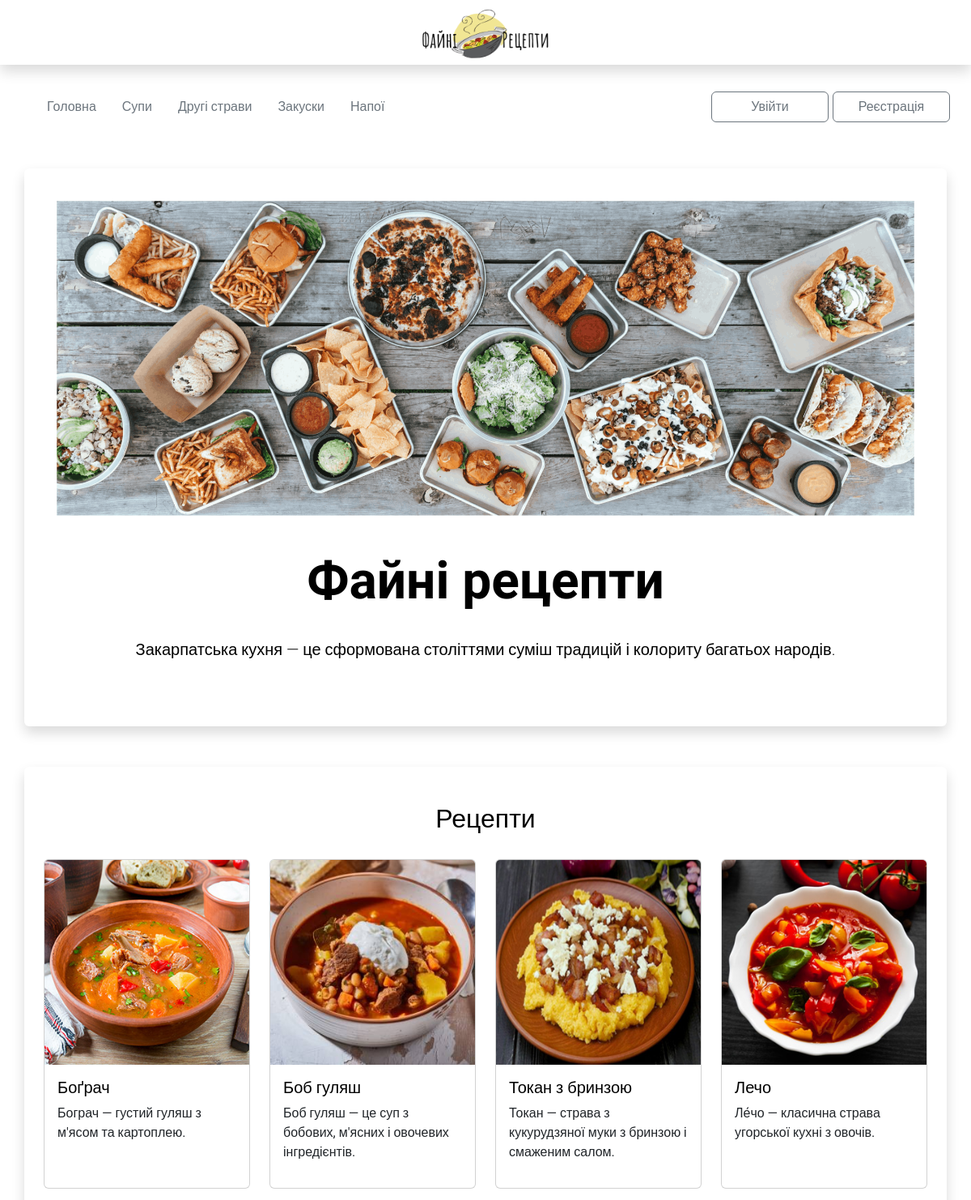
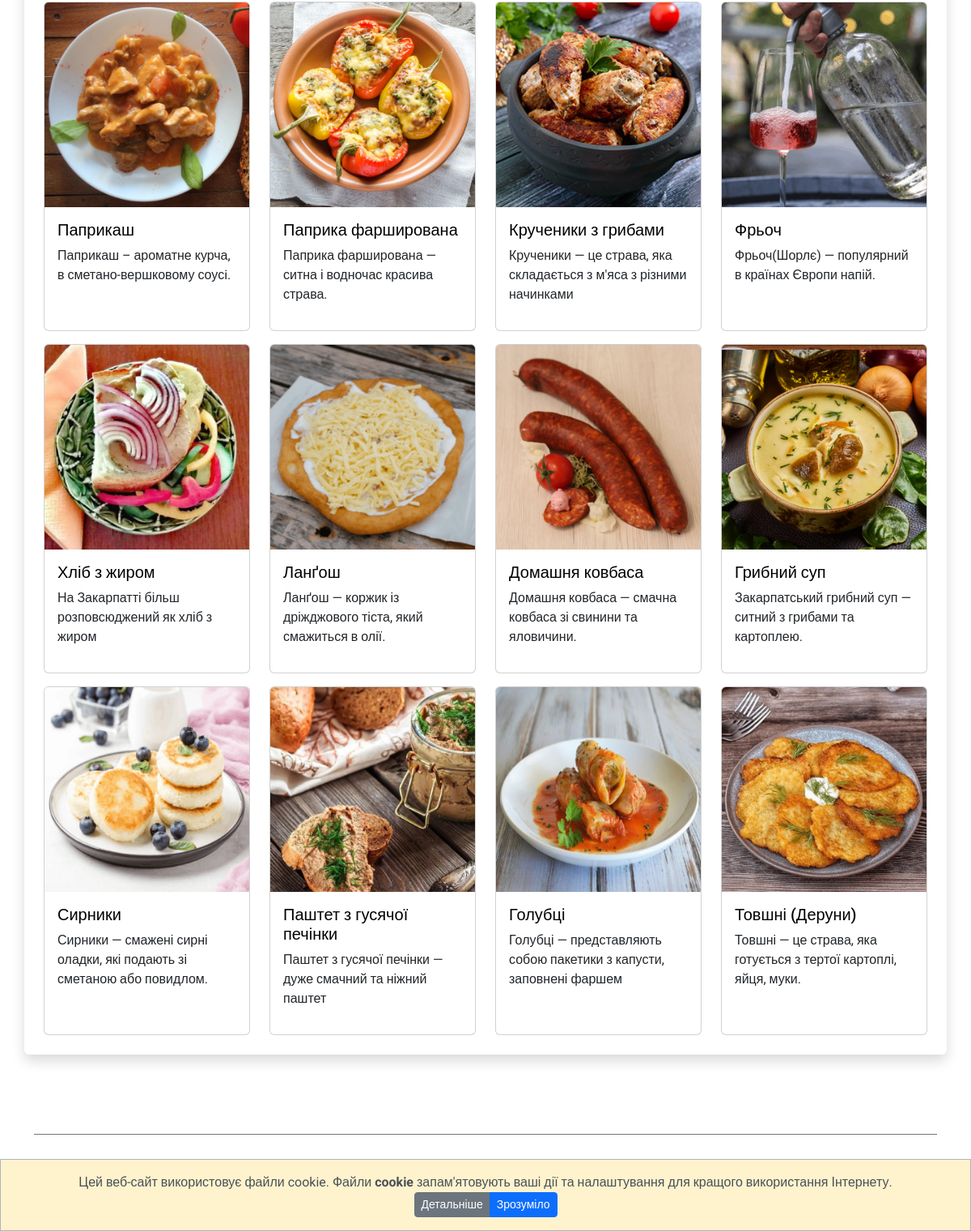
The page / on the database its author committed (2 pictures, top to bottom).
### recipes_app/models.py (models this page shows, shortened)
class Recipes(models.Model):
    name = models.CharField('Назва страв', max_length=30, blank=False)
    food_type = models.CharField('Тип їжі', max_length=20, blank=False, default='')
    short_desc = models.TextField('Короткий опис', max_length=80, blank=False)
    img = models.ImageField(null=True, blank=True, upload_to="media/", verbose_name='img')
    text = RichTextUploadingField('Recipe')

### recipes_app/views.py (the view)
# urls.py: path('', main_page, name='index'),
def main_page(request):
    recipes = Recipes.objects.all()
    return render(request, 'index.html', {'recipes': recipes})

### templates/index.html (shortened to what this page needs)
{% extends 'base.html' %}
{% load static %}
{% block content %}
<div class="container shadow p-4 mb-5 mt-3 bg-body rounded">
    <div class="banner p-4 p-md-3 mb-4 rounded text-body-emphasis">
      <div class="col-lg-12 px-0">
        <img src="{% static 'img/008.png' %}" class="img" alt="...">
        <h1 class="main-title display-4 fw-bolder">Файні рецепти</h1>
        <p class="lead my-3 text-center">Закарпатська кухня — це сформована століттями суміш традицій і колориту багатьох народів. </p>
      </div>
    </div>
</div>
<div class="recipe-item">
    <div class="container shadow p-4 mb-5 mt-5 bg-body rounded">
        <h1>Рецепти</h1>
        <div class="row gy-3">
            {%  for i in recipes %}
            <div class="col-lg-3 col-md-4 col-sm-6 col-6">
                <div class="card h-100 mb-3">
                    <a href="{{i.id}}"><img src="{{i.img.url}}" class="card-img-top" alt="..."></a>
                    <div class="card-body">
                        <a href="{{i.id}}">
                            <h5 class="card-title">{{i.name}}</h5>
                        </a>
                        <p class="card-text">{{i.short_desc}}</p>
                    </div>
                </div>
            </div>
            {% endfor %}
        </div>
    </div>
</div>
{% endblock content %}

### static/css/style.css (style rules this page uses)
html, body { height: 100%; color: #000000; font-family: 'Roboto', sans-serif; font-size: 1rem; }
body a { text-decoration: none; color: #000000; }
body img { padding: 0; margin: 0; max-width:100%; max-height: 100%; }
body h1, h3 { text-align: center; margin-bottom: 30px; }
.main-title { font-family: 'Amatic SC', cursive; font-size: 4rem; }
.recipe-item { margin-top: 50px; }

### rows shown on the page
Recipes: img (picture), name "Боґрач", short_desc "Бограч — густий гуляш з м'ясом та картоплею."
Recipes: img (picture), name "Боб гуляш", short_desc "Боб гуляш — це суп з бобових, м'ясних і овочевих інгредієнтів."
Recipes: img (picture), name "Токан з бринзою", short_desc "Токан — страва з кукурудзяної муки з бринзою і смаженим салом."
Recipes: img (picture), name "Лечо", short_desc "Ле́чо — класична страва угорської кухні з овочів."
Recipes: img (picture), name "Паприкаш", short_desc "Паприкаш – ароматне курча, в сметано-вершковому соусi."
Recipes: img (picture), name "Паприка фарширована", short_desc "Паприка фарширована — ситна і водночас красива страва."
Recipes: img (picture), name "Крученики з грибами", short_desc "Крученики — це страва, яка складається з м'яса з різними начинками"
Recipes: img (picture), name "Фрьоч", short_desc "Фрьоч(Шорлє) — популярний в країнах Європи напій."
Recipes: img (picture), name "Хліб з жиром", short_desc "На Закарпатті більш розповсюджений як хліб з жиром"
Recipes: img (picture), name "Ланґош", short_desc "Ланґош — коржик із дріжджового тіста, який смажиться в олії."
Recipes: img (picture), name "Домашня ковбаса", short_desc "Домашня ковбаса — смачна ковбаса зі свинини та яловичини."
Recipes: img (picture), name "Грибний суп", short_desc "Закарпатський грибний суп — ситний з грибами та картоплею."
Recipes: img (picture), name "Сирники", short_desc "Сирники — смажені сирні оладки, які подають зі сметаною або повидлом."
Recipes: img (picture), name "Паштет з гусячої печінки", short_desc "Паштет з гусячої печінки — дуже смачний та ніжний паштет"
Recipes: img (picture), name "Голубці", short_desc "Голубці — представляють собою пакетики з капусти, заповнені фаршем"
Recipes: img (picture), name "Товшні (Деруни)", short_desc "Товшні — це страва, яка готується з тертої картоплі, яйця, муки."
